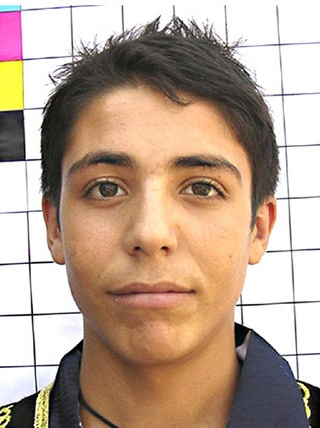
#> input picture dataset/without_mask/115.jpg, 320 x 428 px, given in place of 0-with-mask.jpg, which was not available
$ jupyter execute --allow-errors 'preprocessing data.ipynb'   (text cells are left out)
#> lines starting #> are read from the running program, lines starting #| are printed output that depends on the picture; pictures that were not available may be replaced by others from this repository, and a replacement may not be noted
[cell 1]
import numpy as np
import matplotlib.pyplot as plt
import os
import cv2

[cell 2]
img_array = cv2.imread("dataset/with_mask/0-with-mask.jpg")
#> img_array is the input picture: shape (428, 320, 3); mean B, G, R 145.2, 162.3, 185.4

[cell 3]
plt.imshow(img_array)

[cell 4]
img_array = cv2.cvtColor(img_array, cv2.COLOR_BGR2RGB)

[cell 5]
plt.imshow(img_array)

[cell 6]
img_array.shape
#> Out = (428, 320, 3)

[cell 7]
DataDirectory = "dataset/"
Classes = ["with_mask","without_mask"]
#> (the rest of this cell did not finish here and is left out)

[cell 8]
img_size = 224     ## ImageNet = 224x224
new_array=cv2.resize(img_array, (img_size, img_size))
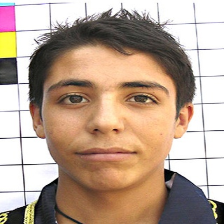
#> new_array: shape (224, 224, 3); mean R, G, B 185.3, 162.2, 145.1
plt.imshow(cv2.cvtColor(new_array, cv2.COLOR_BGR2RGB))
plt.show()
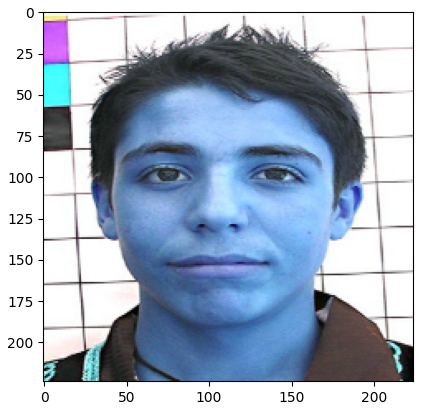
#> figure drawn by matplotlib, 1 panel; B, G, R data is drawn as R, G, B

[cell 9]
tranning_Data = []

def create_tranning_Data():
    for category in Classes:
        path=os.path.join(DataDirectory, category)
        class_num = Classes.index(category)
        for img in os.listdir(path):
            try:
                img_array=cv2.imread(os.path.join(path,img))
                new_array=cv2.resize(img_array, (img_size, img_size))
                tranning_Data.append([new_array, class_num])
            except Exception as e:
                pass

#> (a cell that did not finish here is left out)

[cell 11]
print(len(tranning_Data))

[cell 12]
import random
random.shuffle(tranning_Data)

[cell 13]
X=[]       # data features
y=[]       # label

for features,label in tranning_Data:
    X.append(features)
    y.append(label)

X=np.array(X).reshape(-1, img_size, img_size, 3)

$ run again, on test2.png
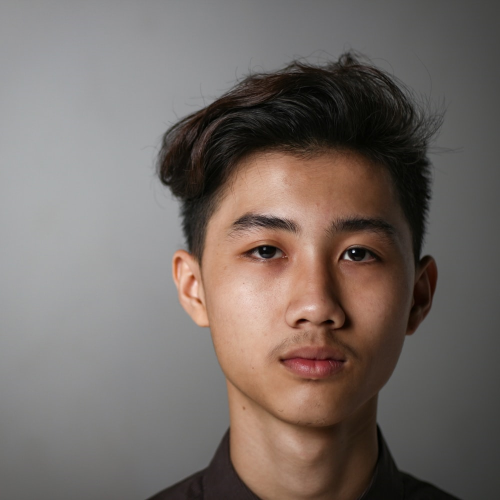
#> input picture test2.png, 1000 x 1000 px, given in place of 0-with-mask.jpg, which was not available (shown at 1/2 size)
#> img_array is the input picture: shape (1000, 1000, 3); mean B, G, R 102.7, 107.7, 117.5
#> `new_array=cv2.resize(img_array, (img_size, img_size))`:
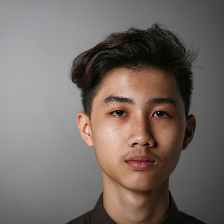
#> new_array: shape (224, 224, 3); mean R, G, B 117.4, 107.7, 102.6
#> `plt.show()`:
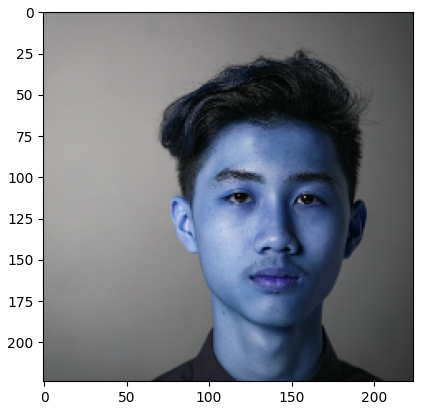
#> figure drawn by matplotlib, 1 panel; B, G, R data is drawn as R, G, B
